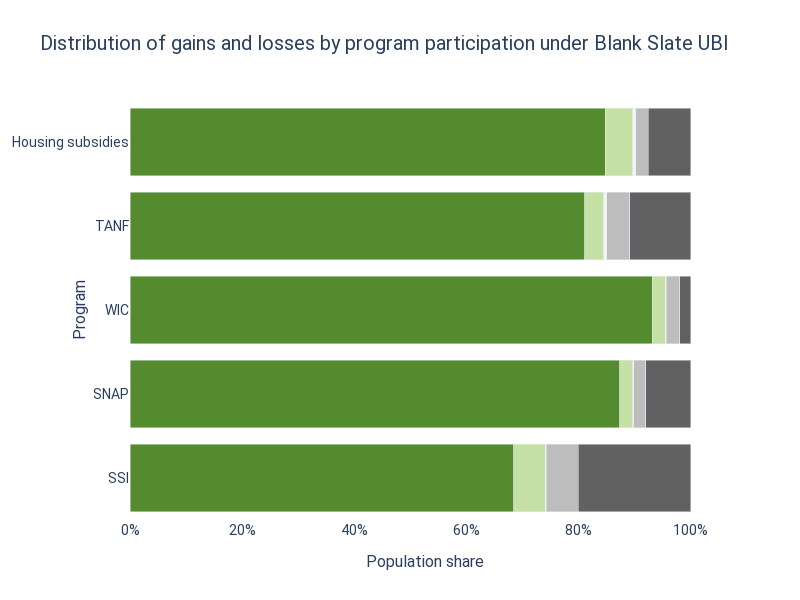

The cell this chart's notebook holds for it:
### Code cell
from blank_slate_ubi_us.charts.program_winners import program_winner_chart

program_winner_chart(baseline, reformed, us.results_config)

### Figure 1 — Plotly figure (JSON) as saved in the notebook; plotly's stock layout.template omitted (floating-point values rounded to 4 significant figures)
{"data": [{"alignmentgroup": "True", "customdata": [["69% of people aged ssigain more than 5% of their income"], ["87% of people aged snapgain more than 5% of their income"], ["93% of people aged wicgain more than 5% of their income"], ["81% of people aged tanfgain more than 5% of their income"], ["85% of people aged housing subsidiesgain more than 5% of their income"]], "hovertemplate": "%{customdata[0]}<extra></extra>", "legendgroup": "Gain more than 5%", "marker": {"color": "#558B2F", "pattern": {"shape": ""}}, "name": "Gain more than 5%", "offsetgroup": "Gain more than 5%", "orientation": "h", "showlegend": false, "textposition": "auto", "type": "bar", "x": [0.6851, 0.8739, 0.9314, 0.8112, 0.8478], "xaxis": "x", "y": ["SSI", "SNAP", "WIC", "TANF", "Housing subsidies"], "yaxis": "y"}, {"alignmentgroup": "True", "customdata": [["6% of people aged ssigain less than 5% of their income"], ["2% of people aged snapgain less than 5% of their income"], ["2% of people aged wicgain less than 5% of their income"], ["3% of people aged tanfgain less than 5% of their income"], ["5% of people aged housing subsidiesgain less than 5% of their income"]], "hovertemplate": "%{customdata[0]}<extra></extra>", "legendgroup": "Gain less than 5%", "marker": {"color": "#C5E1A5", "pattern": {"shape": ""}}, "name": "Gain less than 5%", "offsetgroup": "Gain less than 5%", "orientation": "h", "showlegend": false, "textposition": "auto", "type": "bar", "x": [0.05552, 0.0232, 0.02326, 0.03418, 0.04922], "xaxis": "x", "y": ["SSI", "SNAP", "WIC", "TANF", "Housing subsidies"], "yaxis": "y"}, {"alignmentgroup": "True", "customdata": [["0% of people aged ssiexperience no change"], ["0% of people aged snapexperience no change"], ["0% of people aged wicexperience no change"], ["1% of people aged tanfexperience no change"], ["0% of people aged housing subsidiesexperience no change"]], "hovertemplate": "%{customdata[0]}<extra></extra>", "legendgroup": "No change", "marker": {"color": "#F5F5F5", "pattern": {"shape": ""}}, "name": "No change", "offsetgroup": "No change", "orientation": "h", "showlegend": false, "textposition": "auto", "type": "bar", "x": [0.001967, 0.001719, 0.001616, 0.005385, 0.004978], "xaxis": "x", "y": ["SSI", "SNAP", "WIC", "TANF", "Housing subsidies"], "yaxis": "y"}, {"alignmentgroup": "True", "customdata": [["6% of people aged ssilose less than 5% of their income"], ["2% of people aged snaplose less than 5% of their income"], ["2% of people aged wiclose less than 5% of their income"], ["4% of people aged tanflose less than 5% of their income"], ["2% of people aged housing subsidieslose less than 5% of their income"]], "hovertemplate": "%{customdata[0]}<extra></extra>", "legendgroup": "Lose less than 5%", "marker": {"color": "#BDBDBD", "pattern": {"shape": ""}}, "name": "Lose less than 5%", "offsetgroup": "Lose less than 5%", "orientation": "h", "showlegend": false, "textposition": "auto", "type": "bar", "x": [0.05677, 0.02148, 0.02477, 0.04127, 0.02303], "xaxis": "x", "y": ["SSI", "SNAP", "WIC", "TANF", "Housing subsidies"], "yaxis": "y"}, {"alignmentgroup": "True", "customdata": [["20% of people aged ssilose more than 5% of their income"], ["8% of people aged snaplose more than 5% of their income"], ["2% of people aged wiclose more than 5% of their income"], ["11% of people aged tanflose more than 5% of their income"], ["8% of people aged housing subsidieslose more than 5% of their income"]], "hovertemplate": "%{customdata[0]}<extra></extra>", "legendgroup": "Lose more than 5%", "marker": {"color": "#616161", "pattern": {"shape": ""}}, "name": "Lose more than 5%", "offsetgroup": "Lose more than 5%", "orientation": "h", "showlegend": false, "textposition": "auto", "type": "bar", "x": [0.2007, 0.07972, 0.01894, 0.1079, 0.07501], "xaxis": "x", "y": ["SSI", "SNAP", "WIC", "TANF", "Housing subsidies"], "yaxis": "y"}], "layout": {"annotations": [{"font": {"size": 16}, "showarrow": false, "text": "Population share", "x": 0.5, "xanchor": "center", "xref": "paper", "y": 0, "yanchor": "top", "yref": "paper", "yshift": -30}, {"font": {"size": 16}, "showarrow": false, "text": "Program", "textangle": -90, "x": 0, "xanchor": "right", "xref": "paper", "xshift": -40, "y": 0.5, "yanchor": "middle", "yref": "paper"}], "barmode": "stack", "font": {"family": "Roboto"}, "height": 600, "hoverlabel": {"align": "right"}, "paper_bgcolor": "white", "plot_bgcolor": "white", "title": {"font": {"size": 20}, "text": "Distribution of gains and losses by program participation under Blank Slate UBI"}, "width": 800, "xaxis": {"anchor": "y", "domain": [0, 1], "showgrid": false, "tickfont": {"size": 14}, "tickformat": ",.0%", "title": {"font": {"color": "black", "size": 16}}}, "yaxis": {"anchor": "x", "domain": [0, 1], "tickfont": {"size": 14}, "title": {"font": {"color": "black", "size": 16}}}}}
